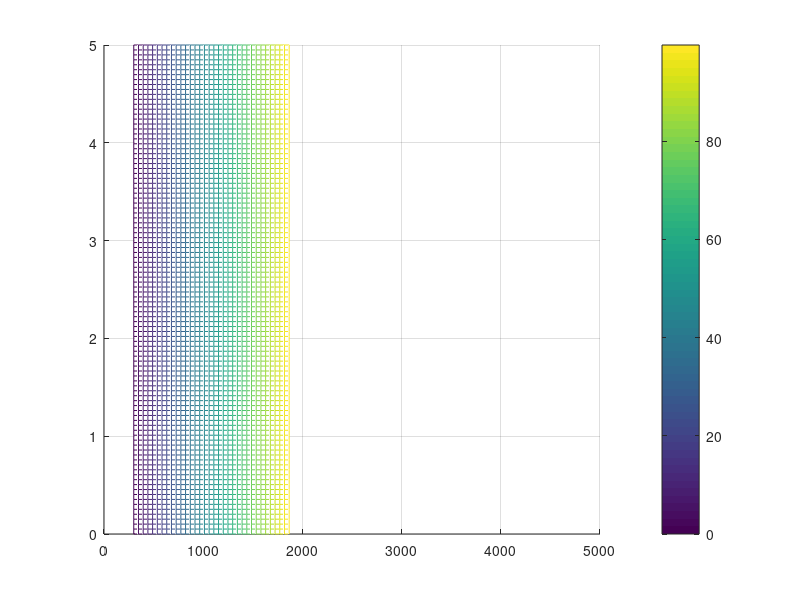

This figure's MATLAB source: (Note: this script raises an error after producing the figure.)
%% Impulsive Inclination Change
% Dylan Thomas
clearvars; clc; delete('*.asv');

%%%%%%%%%%%%%%%%%%%%%%%%%%%%%%%%%%%%%%%%%%%%%%%%%%%%%%%%%%%%%%%%%%%%%%%%%%%
% Spacecraft Properties
%%% Needed?
f1 = 'Name';
f2 = 'M_total';
f3 = 'M_prop';
f4 = 'I_sp';
f5 = 'T_nom';

v1 = {'Aerojet CHAMPS-120XW'};
v2 = {14};      % [kg]
v3 = {1.5};     % [kg]
v4 = {203};     % [s]
v5 = {4*2.79};  % [N]

spacecraft = struct(f1,v1,f2,v2,f3,v3,f4,v4,f5,v5);

% Cases
method = {'Inc Only' , 'RAAN Only', 'Combined Inc & RAAN'};

%%%%%%%%%%%%%%%%%%%%%%%%%%%%%%%%%%%%%%%%%%%%%%%%%%%%%%%%%%%%%%%%%%%%%%%%%%%
% Parameter Inputs, constants
r_E = 6378.137;                             % [km]          - Radius of Earth
mu = 398600;                                % [km^3/s^2]    - Grav. Parameter
g = 9.81/1000;                              % [km/s^2]      - Gravity
n = 100;                                   %               - Num. of Plot points
m_prop_nom = 1.5;                           % [kg]          - Nominal Propellant Mass
del_OM_d = linspace(0,20,n);                                 % [deg]         - Change in RAAN
inc_target_d = 51.6; %ISS inc               % [deg]         - Target orbit inclination
deg2rad = pi/180;

% Setting up vectorized parameters
% R_f = 10000;                              % [km]          - Final Orbit SMA
init_alt = linspace(300,5000,n);            % [km]          - Initial Orbit Altitude
del_inc_d = linspace(0,5,n);                % [km]          - Inclination Change
R_i = init_alt + r_E;                       % [km]          - Initial Orbit SMA
period = 2*pi*sqrt(R_i.^3/mu);              % [sec]         - Final Orbital period
inc_init_d = inc_target_d - del_inc_d;      % [deg]         - Initial orbit inclination
h_i = (mu*R_i).^(0.5);                        % [km]          - Orbit angular momentum

% Convert to radians
inc_target_r = inc_target_d*deg2rad;
inc_init_r = inc_init_d*deg2rad;
del_inc_r = del_inc_d*deg2rad;     
del_OM_r = del_OM_d*deg2rad;

%%%%%%%%%%%%%%%%%%%%%%%%%%%%%%%%%%%%%%%%%%%%%%%%%%%%%%%%%%%%%%%%%%%%%%%%%%%
% Equation for inclination change

Dv = @(del_i,del_OM,r,h) (h/r)*(del_i.^2 + (del_OM.^2)*sin(inc_target_r - del_i).^2).^(0.5);
% Memory allocation
Dv_Req = zeros(n,n,n);
for kk=1:n
    for jj=1:n
        for ii=1:n
            % Loop creates 3-D surface of Delta V required for various transfers
            Dv_Req(kk,jj,ii) = Dv(del_inc_r(jj),del_OM_r(kk),R_i(ii),h_i(ii));
        end
    end
end

%%%%%%%%%%%%%%%%%%%%%%%%%%%%%%%%%%%%%%%%%%%%%%%%%%%%%%%%%%%%%%%%%%%%%%%%%%%
% Loops through each spacecraft & calcs/plots

% Memory allocation
Dv_tot = zeros(1,length(method));
Tburn = zeros(1,length(method));
a_thrusti = zeros(1,length(method));
for iter=1:2
    maneuver_case  = method{iter};
    switch maneuver_case
        case 'Inc Only'
            % Equations for Continuous thrust
            m_dot = spacecraft.T_nom/(g*1000*-spacecraft.I_sp);
            a_thrusti(iter) = spacecraft.T_nom/spacecraft.M_total;
            Dv_avail = 0.5*period*a_thrusti(iter)/1000;           % Eqn 6-46
            
            % Find total Delta V & Time of Flight
            Dv_tot(iter) = g*spacecraft.I_sp*log(spacecraft.M_total/(spacecraft.M_total-spacecraft.M_prop));
            Tburn(iter) = (Dv_tot(iter)*1000)/(a_thrusti(iter));
            
            % Memory allocation & reset temporary variables
            Mass_percent = zeros(length(init_alt),n);
            Dv_total = Dv_Req(1,:,:);
            % Loop calculates Inclination/Mass for each case
            for ii=1:length(init_alt)
                
                % Checks burn time of flight is not greater than final orbit period
                if Tburn(iter)>0.5*period(ii)
                    spacecraft.M_prop = -m_dot*0.5*period(ii); % Eqn 6-45
                else
                    Dv_avail(ii)= Dv_tot(iter);
                end
                
                % Delta V required cannot exceed Delta V available
                index = Dv_total(:,ii)>=Dv_avail(ii);
                Dv_total(index,ii) = NaN;
                
                M_prop_vec = spacecraft.M_total*(1-exp(-(Dv_total(:,ii))/(g*spacecraft.I_sp)));
                Mass_percent(:,ii) = M_prop_vec/m_prop_nom*100;
                
            end
            
        case 'RAAN Only'
            % Equations for Continuous thrust
            m_dot = spacecraft.T_nom/(g*1000*-spacecraft.I_sp);
            a_thrusti(iter) = spacecraft.T_nom/spacecraft.M_total;
            Dv_avail = 0.5*period*a_thrusti(iter)/1000;           % Eqn 6-46
            
            % Find total Delta V & Time of Flight
            Dv_tot(iter) = g*spacecraft.I_sp*log(spacecraft.M_total/(spacecraft.M_total-spacecraft.M_prop));
            Tburn(iter) = (Dv_tot(iter)*1000)/(a_thrusti(iter));
            
            % Memory allocation & reset temporary variables
            Mass_percent = zeros(length(init_alt),n);
            Dv_total = Dv_Req;
            % Loop calculates Inclination/Mass for each case
            for ii=1:length(init_alt)
                
                % Checks burn time of flight is not greater than final orbit period
                if Tburn(iter)>0.5*period(ii)
                    spacecraft.M_prop = -m_dot*0.5*period(ii); % Eqn 6-45
                else
                    Dv_avail(ii)= Dv_tot(iter);
                end
                
                % Delta V required cannot exceed Delta V available
                index = Dv_total(1,:,ii)>=Dv_avail(ii);
                Dv_total(1,index,ii) = NaN;
                
                M_prop_vec = spacecraft.M_total*(1-exp(-(Dv_total(1,:,ii))/(g*spacecraft.I_sp)));
                Mass_percent(:,ii) = M_prop_vec/m_prop_nom*100;
                
            end
    end
    
    %%%% TODO: 

    % Plotting stuff
    figure(iter)
    hold on
    grid on
    mesh(init_alt,del_inc_d,Mass_percent)
    c = colorbar;
    c.Label.String = 'Percent Propellant Mass Burned';
    title1 = title(method(iter));
    xl = xlabel('Orbital Altitude, [km]');
    yl = ylabel('Inclination Change, $\Delta i$, [deg]');
    set([title1 xl yl],'interpreter','latex','fontsize',12)
    axis tight
    hold off
end

